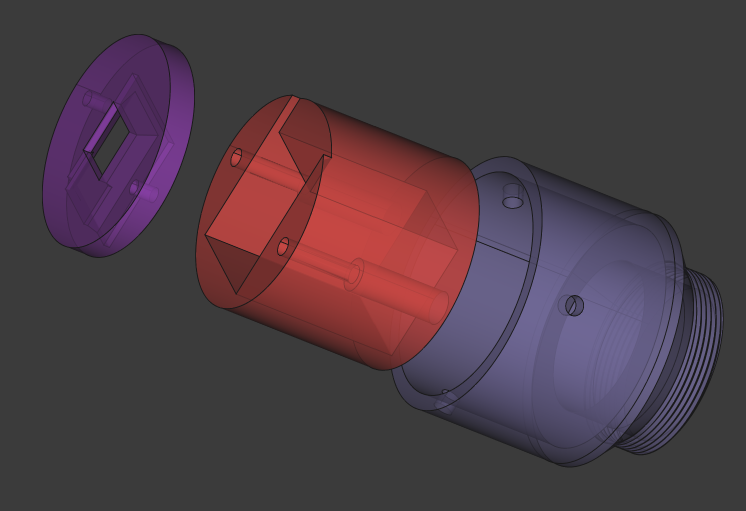
#> input picture assets/exo2-base-assembly.png, 1492 x 1022 px (shown at 1/2 size)
$ python -i polaris_finder.py   (imports and definitions only)
#> lines starting #> are read from the running program, lines starting #| are printed output that depends on the picture; after the words box and inside, x2 and y2 are one past the last pixel; in counts of white or black regions, pixels touching at a corner belong together
### polaris_time.py
from datetime import datetime, timezone
import math

RA_POLARIS = 3.072      #  RA Polaris JNOW
DEC_POLARIS = 89.3770   # DEC Polaris JNOW

def julian_date(dt):
    """Convertit une datetime UTC en date julienne"""
    year = dt.year
    month = dt.month
    day = dt.day + (dt.hour + dt.minute/60 + dt.second/3600) / 24

    if month <= 2:
        year -= 1
        month += 12

    A = math.floor(year / 100)
    B = 2 - A + math.floor(A / 4)

    JD = math.floor(365.25 * (year + 4716)) \
       + math.floor(30.6001 * (month + 1)) \
       + day + B - 1524.5

    return JD


def gst_from_jd(JD):
    """Greenwich Sidereal Time en heures"""
    T = (JD - 2451545.0) / 36525.0

    GST = 280.46061837 \
        + 360.98564736629 * (JD - 2451545.0) \
        + 0.000387933 * T**2 \
        - (T**3) / 38710000.0

    GST = GST % 360.0
    return GST / 15.0  # en heures


def lst_from_gst(gst_hours, longitude_deg):
    """Temps sidéral local en heures"""
    return (gst_hours + longitude_deg / 15.0) % 24.0


def lst(dt_utc, longitude_deg):
    JD = julian_date(dt_utc)
    gst = gst_from_jd(JD)
    return lst_from_gst(gst, longitude_deg)


# [4 lines left out: function polaris_hour_angle, not called in this run]


def dec_to_time(dec_hour):
    h = int(dec_hour)
    m = int((dec_hour - h) * 60)
    s = int((((dec_hour - h) * 60) - m) * 60)
    return h, m, s


# =========================
# usage example
# =========================
# [16 lines that do not run on import are left out]

### polaris_finder.py
from http.server import BaseHTTPRequestHandler, ThreadingHTTPServer
import cv2
import math
import time
import threading
from picamera2 import Picamera2 # type: ignore
from datetime import datetime, timezone
from urllib.parse import urlparse, parse_qs
from polaris_time import polaris_hour_angle, DEC_POLARIS, lst, dec_to_time
from constellations import CONSTELLATIONS
import json
import os
import logging
import numpy as np

# [4 lines not run here, left out]

log = logging.getLogger("polaris")

settings_lock = threading.Lock()
SETTINGS_FILE = "settings.json"

# Modes: 'SRGGB10_CSI2P' : 1536x864  [120.13 fps - (768, 432)/3072x1728 crop]
#                          2304x1296 [ 56.03 fps - (0, 0)/4608x2592 crop]
#                          4608x2592 [ 14.35 fps - (0, 0)/4608x2592 crop]
WIDTH = 2304
HEIGHT = 1296
FPS = 50
CAM_FOCAL = 4.74
SENSOR_WIDTH = 6.45
SENSOR_HEIGHT = 3.63
PIXEL_SIZE = (SENSOR_WIDTH / WIDTH + SENSOR_HEIGHT / HEIGHT) / 2 * 1000
OVERLAY_COLOR = (0, 255, 0)
OVERLAY_COLOR_NIGHT = (0, 0, 255)
OVERLAY_THICKNESS = 1
NUM_TICKS = 72
TICK_LEN = 6
POLARIS_OFFSET_PX = (3600 * (90 - DEC_POLARIS)) / (206 * PIXEL_SIZE / CAM_FOCAL)
# supported Zooms range
ZOOM_LEVELS = [1.0, 1.5, 2.0, 2.5, 3.0, 3.5, 4.0, 4.5, 5.0]
JPEG_QUALITY = 90
# Lens distortion correction for constellation overlay only
# Positive values push points outward toward the image edges
DISTORTION_K1 = 0.10
DISTORTION_K2 = 0.0

# Shared Cache partagé between main image capture thread and HTTP server
cache_lock = threading.Lock()
jpeg_cache = None        # {current jpeg_bytes}
last_generated_utc = ""  # for debug information

# SSE / image synchro
frame_condition = threading.Condition()
frame_version = 0

# Other params to sync
param_lock = threading.Lock()
night_mode_enabled = False
autofocus_enabled = True
lens_position = 0.0
longitude_deg = 0.0
auto_exposure_enabled = True
exposure_time_us = 500000
analogue_gain = 8.0
zoom_level = 1
last_controls = None
live_stacking_enabled = False
live_stacking_alpha = 0.8
auto_stretch_enabled = False
blackpoint_removal_enabled = True
stretch_gamma = 2.2
stretch_sigma_k = 1.8
constellation_enabled = True
distortion_k1 = DISTORTION_K1
distortion_k2 = DISTORTION_K2
histogram_enabled = True
histogram_log_scale_enabled = True

# live stacking
stack_lock = threading.Lock()
stack_acc = None

# TOOLS Functions
def distort_overlay_point(x, y, cx, cy, width, height, k1, k2):
    """
    Apply a simple radial distortion to overlay points so they follow
    the real optical distortion of the camera lens.
    """
    fx = width / 2.0
    fy = height / 2.0

    dx = (x - cx) / fx
    dy = (y - cy) / fy

    r2 = dx * dx + dy * dy
    scale = 1.0 + k1 * r2 + k2 * r2 * r2

    xd = dx * scale
    yd = dy * scale

    return int(round(cx + xd * fx)), int(round(cy + yd * fy))

def star_to_xy(cx, cy, ra_h, dec_deg, lst_h, zoom_level:float):
    """
    tranform star (RA,DEC) position in (x,y) position
    """
    hour_angle_h = (lst_h - ra_h) % 24.0
    angle = 2.0 * math.pi * (hour_angle_h / 24.0)

    distance_deg = 90.0 - dec_deg
    radius_px = round((3600 * distance_deg) / (206 * PIXEL_SIZE / CAM_FOCAL) * zoom_level, 0)

    x = int(cx - radius_px * math.sin(angle))
    y = int(cy - radius_px * math.cos(angle))
    return x, y

def draw_constellation(frame, constellation:str, cx, cy, lst_h, color=(180, 180, 180), thickness:int=1, zoom_level:float=1.0, k1:float=DISTORTION_K1, k2:float=DISTORTION_K2):
    h, w = frame.shape[:2]

    points = {}
    for name, star in CONSTELLATIONS[constellation]['stars'].items():
        x, y = star_to_xy(
            cx, cy,
            star["ra"], star["dec"],
            lst_h,
            zoom_level
        )

        # Apply lens-like radial distortion to overlay
        x, y = distort_overlay_point(x, y, cx, cy, w, h, k1, k2)

        points[name] = (x, y)

    def in_frame(pt):
        x, y = pt
        return -80 <= x < w + 80 and -80 <= y < h + 80

    for a, b in CONSTELLATIONS[constellation]['lines']:
        p1 = points[a]
        p2 = points[b]
        if in_frame(p1) or in_frame(p2):
            cv2.line(frame, p1, p2, color, thickness, cv2.LINE_AA)

 #   for name, pt in points.items():
 #       if in_frame(pt):
 #           cv2.circle(frame, pt, 2, color, -1, cv2.LINE_AA)

def draw_dashed_line(frame, pt1, pt2, color, thickness=1, dash_length=16, gap_length=10):
    """
    Draw a dashed line from pt1 to pt2.
    """
    x1, y1 = pt1
    x2, y2 = pt2

    dx = x2 - x1
    dy = y2 - y1
    line_length = math.hypot(dx, dy)
    if line_length == 0:
        return

    step = dash_length + gap_length
    vx = dx / line_length
    vy = dy / line_length

    distance = 0.0
    while distance < line_length:
        seg_start = distance
        seg_end = min(distance + dash_length, line_length)

        sx = int(round(x1 + vx * seg_start))
        sy = int(round(y1 + vy * seg_start))
        ex = int(round(x1 + vx * seg_end))
        ey = int(round(y1 + vy * seg_end))

        cv2.line(frame, (sx, sy), (ex, ey), color, thickness, cv2.LINE_AA)
        distance += step

# [89 lines left out: functions reset_live_stack, save_settings, load_settings, not called in this run]

def apply_camera_controls():
    global last_controls

    with param_lock:
        current = {
            "af": autofocus_enabled,
            "lp": lens_position,
            "ae": auto_exposure_enabled,
            "exp_us": exposure_time_us,
            "gain": analogue_gain,
        }

    if current != last_controls:
        controls = {}

        if current["af"]:
            controls["AfMode"] = 2
        else:
            controls["AfMode"] = 0
            controls["LensPosition"] = current["lp"]

        if current["ae"]:
            controls["AeEnable"] = True
            controls["FrameDurationLimits"] = (int(1/FPS*1_000_000), int(1/FPS*1_000_000))
        else:
            controls["AeEnable"] = False
            controls["ExposureTime"] = current["exp_us"]
            controls["AnalogueGain"] = current["gain"]
            controls["FrameDurationLimits"] = (current["exp_us"], current["exp_us"])

        try:
            log.info(f"[CAM] apply controls -> {controls}")
            picam2.set_controls(controls)
            last_controls = current
        except Exception as e:
            log.error(f"[CAM] set_controls failed: {e}")

# [4 lines left out: function normalize_zoom, not called in this run]

def draw_polar_clock(frame, cx, cy, radius,
                     color=(0, 255, 0),
                     thickness=1,
                     num_ticks=60,
                     zoom=1.0,
                     rotation_deg=0,
                     polaris_hour=0):
    # Draw clock circle
    cv2.circle(frame, (cx, cy), radius, color, thickness)

    base_thickness = thickness
    if zoom>=2:
        for i in range(num_ticks):
            angle_deg = (360.0 * i / num_ticks) + rotation_deg
            angle_rad = math.radians(angle_deg - 90)

            ticks_per_quarter = num_ticks // 4
            ticks_per_30deg = num_ticks // 12

            is_very_major = (i % ticks_per_quarter == 0)
            is_major = (i % ticks_per_30deg == 0)

            if is_very_major:
                tick_len = TICK_LEN * 3
                tick_thickness = base_thickness + 2
            elif is_major:
                tick_len = TICK_LEN * 2
                tick_thickness = base_thickness + 1
            else:
                tick_len = TICK_LEN
                tick_thickness = base_thickness

            x1 = int(cx + (radius - tick_len) * math.cos(angle_rad))
            y1 = int(cy + (radius - tick_len) * math.sin(angle_rad))
            x2 = int(cx + radius * math.cos(angle_rad))
            y2 = int(cy + radius * math.sin(angle_rad))

            cv2.line(frame, (x1, y1), (x2, y2), color, tick_thickness)

    # Draw Polaris circle
    angle = 2 * math.pi * (polaris_hour / 24.0)
    x_polaris = int(cx - radius * math.sin(angle))
    y_polaris = int(cy - radius * math.cos(angle))
    cv2.circle(frame, (x_polaris, y_polaris), int(zoom*3+5), color, 2)

    # Draw clock hours
    labels = {
        "0": 0,
        "18": 90,
        "12": 180,
        "6": 270,
    }

    label_radius = radius + 28

    for text, base_angle in labels.items():
        angle_rad = math.radians(base_angle + rotation_deg - 90)
        tx = int(cx + label_radius * math.cos(angle_rad))
        ty = int(cy + label_radius * math.sin(angle_rad))

        # épaisseur fixe pour les labels
        (tw, th), _ = cv2.getTextSize(
            text, cv2.FONT_HERSHEY_SIMPLEX, 0.8, 1
        )
        org = (tx - tw // 2, ty + th // 2)

        cv2.putText(
            frame,
            text,
            org,
            cv2.FONT_HERSHEY_SIMPLEX,
            0.8,
            color,
            thickness,
            cv2.LINE_AA
        )


def render_frame_for_zoom(source_frame, zoom=1.0, night_mode=False, polaris_hour=0, constellation_on=True, histogram_on=True, histogram_log_scale_on=True, k1=DISTORTION_K1, k2=DISTORTION_K2):
    """
    Rend une image finale pour un zoom donné à partir d'une image source déjà capturée.
    """
    frame = source_frame.copy()
    overlay_color = OVERLAY_COLOR_NIGHT if night_mode else OVERLAY_COLOR

    h, w = frame.shape[:2]
    cx, cy = w // 2, h // 2

    # ZOOM: crop centré puis resize à la taille d'origine
    if zoom > 1.0:
        crop_w = int(w / zoom)
        crop_h = int(h / zoom)

        x1 = max(0, cx - crop_w // 2)
        y1 = max(0, cy - crop_h // 2)
        x2 = min(w, x1 + crop_w)
        y2 = min(h, y1 + crop_h)

        cropped = frame[y1:y2, x1:x2]
        frame = cv2.resize(cropped, (w, h), interpolation=cv2.INTER_LINEAR)

        cx, cy = w // 2, h // 2

    if histogram_on:
        # draw histogram lower left corner
        hist_img = generate_histogram_image(frame, width=512, height=240, log_scale=histogram_log_scale_on)

        hist_h, hist_w = hist_img.shape[:2]
        frame_h, frame_w = frame.shape[:2]

        margin = 20
        x0 = margin
        y0 = frame_h - hist_h - margin

        if x0 >= 0 and y0 >= 0 and x0 + hist_w <= frame_w and y0 + hist_h <= frame_h:
            roi = frame[y0:y0 + hist_h, x0:x0 + hist_w].copy()
            bg = np.full_like(roi, 20)

            blended = cv2.addWeighted(roi, 0.35, bg, 0.65, 0)
            frame[y0:y0 + hist_h, x0:x0 + hist_w] = blended

            mask = hist_img > 0
            frame[y0:y0 + hist_h, x0:x0 + hist_w][mask] = hist_img[mask]

    # Draw horizontal & vertical lines
    cv2.line(frame, (0, cy), (w, cy), overlay_color, OVERLAY_THICKNESS)
    cv2.line(frame, (cx, 0), (cx, h), overlay_color, OVERLAY_THICKNESS)

    # Draw diagonal dashed lines at +45° and -45°
    line_extent = max(w, h)
    draw_dashed_line(
        frame,
        (cx - line_extent, cy - line_extent),
        (cx + line_extent, cy + line_extent),
        overlay_color,
        thickness=OVERLAY_THICKNESS,
    )
    draw_dashed_line(
        frame,
        (cx - line_extent, cy + line_extent),
        (cx + line_extent, cy - line_extent),
        overlay_color,
        thickness=OVERLAY_THICKNESS,
    )

    # Draw polar circle
    polaris_radius = int(round(POLARIS_OFFSET_PX * zoom, 0))
    draw_polar_clock(
        frame,
        cx,
        cy,
        polaris_radius,
        color=overlay_color,
        thickness=OVERLAY_THICKNESS,
        num_ticks=NUM_TICKS,
        zoom=zoom_level,
        rotation_deg=0,
        polaris_hour=polaris_hour
    )

    utc_now = datetime.now(timezone.utc)
    if constellation_on:
        lst_h = lst(utc_now, longitude_deg)
        for constellation in CONSTELLATIONS.keys():
            draw_constellation(
                frame,
                constellation,
                cx,
                cy,
                lst_h,
                color=overlay_color,
                thickness=OVERLAY_THICKNESS,
                zoom_level=zoom,
                k1=k1,
                k2=k2)

    # Write UTC date/time and Polaris time
    utc_text = f' W: {(w/zoom):.0f} X H: {(h/zoom):.0f} - {utc_now.strftime("%Y-%m-%d %H:%M:%S UTC")}'
    h, m, s = dec_to_time(polaris_hour)
    utc_text += f" - Polaris: {h:02d}:{m:02d}:{s:02d}"

    (font_w, font_h), _ = cv2.getTextSize(
        utc_text, cv2.FONT_HERSHEY_SIMPLEX, 1, 2
    )

    margin = 20
    x = w - font_w - margin
    y = margin + font_h

    cv2.putText(
        frame,
        utc_text,
        (x, y),
        cv2.FONT_HERSHEY_SIMPLEX,
        1.0,
        overlay_color,
        OVERLAY_THICKNESS,
        cv2.LINE_AA
    )

    ok, jpg = cv2.imencode(
        ".jpg",
        frame,
        [int(cv2.IMWRITE_JPEG_QUALITY), JPEG_QUALITY]
    )
    if not ok:
        return None

    return jpg.tobytes()

# [51 lines left out: functions publish_new_frame, stretch_blackpoint, live_stack, not called in this run]

def generate_histogram_image(frame, width=256, height=150, log_scale=True):
    gray = cv2.cvtColor(frame, cv2.COLOR_BGR2GRAY)

    # histogram calculation
    hist = cv2.calcHist([gray], [0], None, [256], [0, 256]).flatten()

    # logarithmic display scaling
    if log_scale:
        hist = np.log1p(hist)

    # display normalisation
    hist = hist / max(hist.max(), 1)

    # black image
    hist_img = np.zeros((height, width, 3), dtype=np.uint8)

    # projection des bins sur toute la largeur
    for i in range(256):
        x1 = int(i * width / 256.0)
        x2 = int((i + 1) * width / 256.0)

        h = int(hist[i] * height)

        if x2 <= x1:
            x2 = x1 + 1

        cv2.rectangle(
            hist_img,
            (x1, height),
            (x2 - 1, height - h),
            (255, 255, 255),
            -1
        )

    # BlackPoint (mean)
    bp = int(np.clip(np.mean(gray), 0, 255))
    x_bp = int(bp * width / 256.0)

    cv2.line(hist_img, (x_bp, 0), (x_bp, height), (0, 0, 255), 1)

    # texte
    cv2.putText(
        hist_img,
        f"{bp}",
        (x_bp + 5, 18),
        cv2.FONT_HERSHEY_SIMPLEX,
        0.7,
        (0, 0, 255),
        1,
        cv2.LINE_AA
    )

    return hist_img

# [84 lines left out: function producer_loop, not called in this run]

class Handler(BaseHTTPRequestHandler):
    # [408 lines left out: functions send_file, handle_sse, do_POST, do_GET, log_message, not called in this run]

# MAIN
regen_event = threading.Event()

# [1 line that did not run here, left out]
# [5 lines that did not run here, left out]
# [5 lines not run here, left out]
apply_camera_controls()

producer_thread = threading.Thread(target=producer_loop, daemon=True)
# [1 line not run here, left out]

# [1 line that did not run here, left out]
# [2 lines not run here, left out]

>>> import cv2
>>> picture = cv2.imread('assets/exo2-base-assembly.png')
#> picture is the input picture: shape (1022, 1492, 3); mean B, G, R 69.1, 60.8, 77.1
>>> result = render_frame_for_zoom(picture)
#> in generate_histogram_image, `gray = cv2.cvtColor(frame, cv2.COLOR_BGR2GRAY)`:
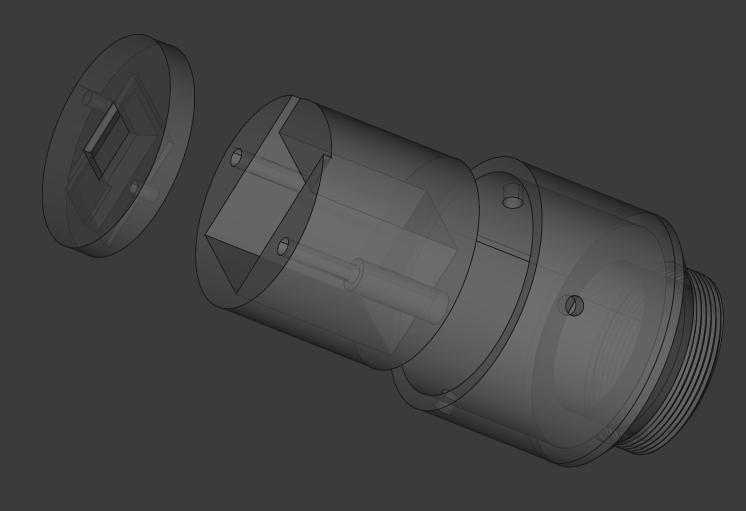
#> gray: shape (1022, 1492) (shown at 1/2 size); min 21, max 111, mean 66.6
#> in generate_histogram_image, `hist = cv2.calcHist([gray], [0], None, [256], [0, 256]).flatten()`: hist = 256 values, max 961232 at index 59, min 0 at index 0, mean 5956.3
#> in generate_histogram_image, `hist = np.log1p(hist)`: hist = 256 values, max 13.78 at index 59, min 0 at index 0, mean 2.94
#> in generate_histogram_image, `hist = hist / max(hist.max(), 1)`: hist = 256 values, max 1 at index 59, min 0 at index 0, mean 0.213
#> the loop in generate_histogram_image, `for i in range(256):` made 256 passes
#> h on passes 1 to 3: 0, 0, 0
#> after the loop in generate_histogram_image, `for i in range(256):`:
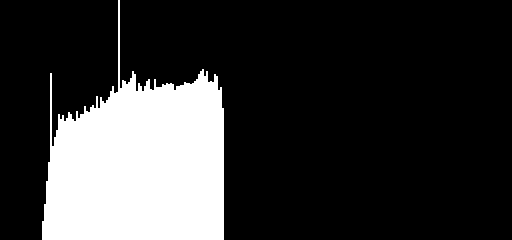
#> hist_img: shape (240, 512, 3); 21.3% white; 1 white region, box (x1, y1, x2, y2) and area: (42, 0, 224, 240) 26116
#> in generate_histogram_image, `bp = int(np.clip(np.mean(gray), 0, 255))`: bp = 66
#> in generate_histogram_image, `x_bp = int(bp * width / 256.0)`: x_bp = 132
#> in generate_histogram_image, `cv2.putText( hist_img, f"{bp}", (x_bp + 5, 18), cv2.FONT_HERSHEY_SIMPL..`:
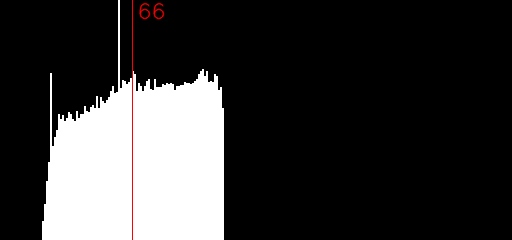
#> hist_img: shape (240, 512, 3); mean of channels 0, 1, 2 53.8, 53.8, 54.6; drawn as B, G, R
#> in render_frame_for_zoom, `roi = frame[y0:y0 + hist_h, x0:x0 + hist_w].copy()`: roi: shape (240, 512, 3); every value is 59
#> in render_frame_for_zoom, `blended = cv2.addWeighted(roi, 0.35, bg, 0.65, 0)`: blended: shape (240, 512, 3); every value is 34
#> in render_frame_for_zoom, `frame[y0:y0 + hist_h, x0:x0 + hist_w] = blended`: frame: shape (1022, 1492, 3); 8.06% of pixels changed, all inside (x1, y1, x2, y2) = (20, 762, 532, 1002)
#> after the loop in draw_dashed_line, `while distance < line_length:`:
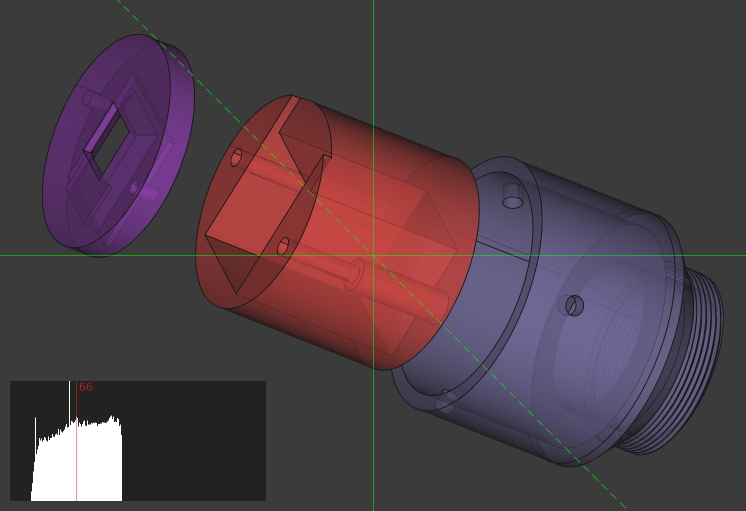
#> frame: shape (1022, 1492, 3) (shown at 1/2 size); mean B, G, R 70.6, 63, 78.7
#> after the loop in draw_dashed_line, `while distance < line_length:`: distance = 4238
#> call 2 of draw_dashed_line, with pt1 = (-746, 2003), pt2 = (2238, -981), color = (0, 255, 0), thickness = 1, dash_length = 16, gap_length = 10
#> after the loop in draw_dashed_line (call 2), `while distance < line_length:`:
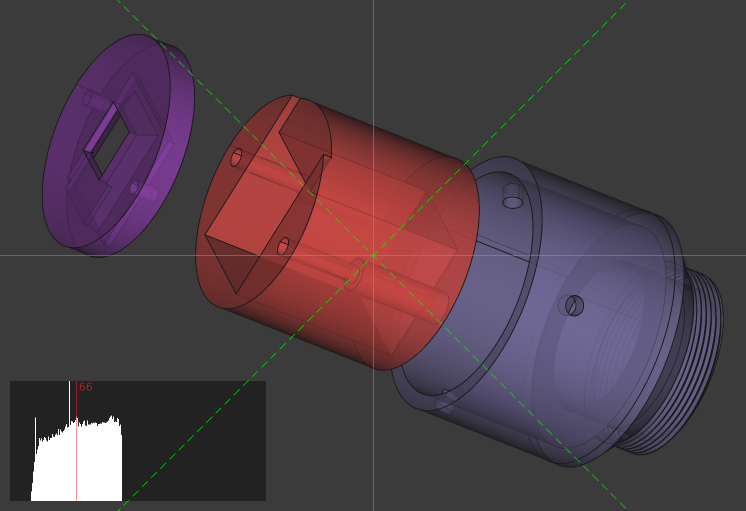
#> frame: shape (1022, 1492, 3) (shown at 1/2 size); 0.14% of pixels changed, all inside (x1, y1, x2, y2) = (235, 6, 1253, 1022)
#> in draw_polar_clock, `cv2.circle(frame, (cx, cy), radius, color, thickness)`: frame: shape (1022, 1492, 3); 0.01% of pixels changed, all inside (x1, y1, x2, y2) = (729, 494, 764, 529)
#> in draw_polar_clock, `cv2.circle(frame, (x_polaris, y_polaris), int(zoom*3+5), color, 2)`: frame: shape (1022, 1492, 3); mean B, G, R 70.6, 63.2, 78.6
#> the loop in draw_polar_clock, `for text, base_angle in labels.items():` made 4 passes
#> (tw, org) on passes 1 to 4: (17, (738, 474)), (33, (776, 520)), (33, (730, 566)), (17, (692, 520))
#> after the loop in draw_polar_clock, `for text, base_angle in labels.items():`: frame: shape (1022, 1492, 3); mean B, G, R 70.6, 63.2, 78.6
#> after the loop in render_frame_for_zoom, `for constellation in CONSTELLATIONS.keys():`:
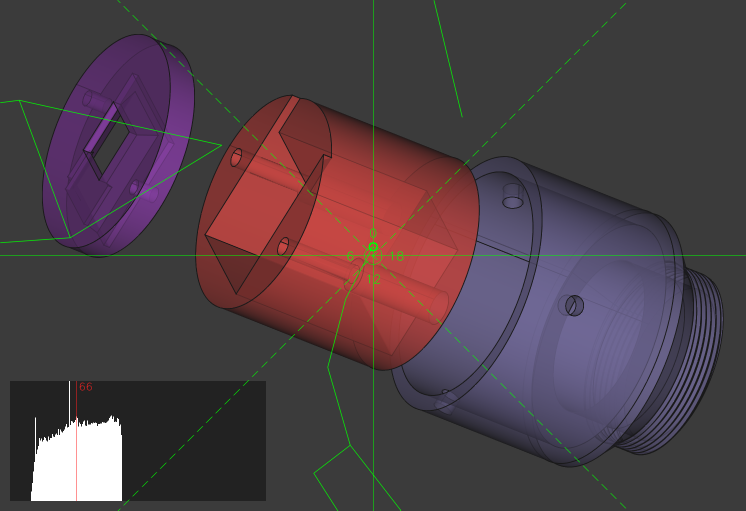
#> frame: shape (1022, 1492, 3) (shown at 1/2 size); mean B, G, R 70.5, 63.6, 78.4
#> in render_frame_for_zoom, `(font_w, font_h), _ = cv2.getTextSize( utc_text, cv2.FONT_HERSHEY_SIMP..`: font_w = 1158; font_h = 22
#> in render_frame_for_zoom, `x = w - font_w - margin`: x = 314
#> in render_frame_for_zoom, `y = margin + font_h`: y = 42
#> in render_frame_for_zoom, `cv2.putText( frame, utc_text, (x, y), cv2.FONT_HERSHEY_SIMPLEX, 1.0, o..`:
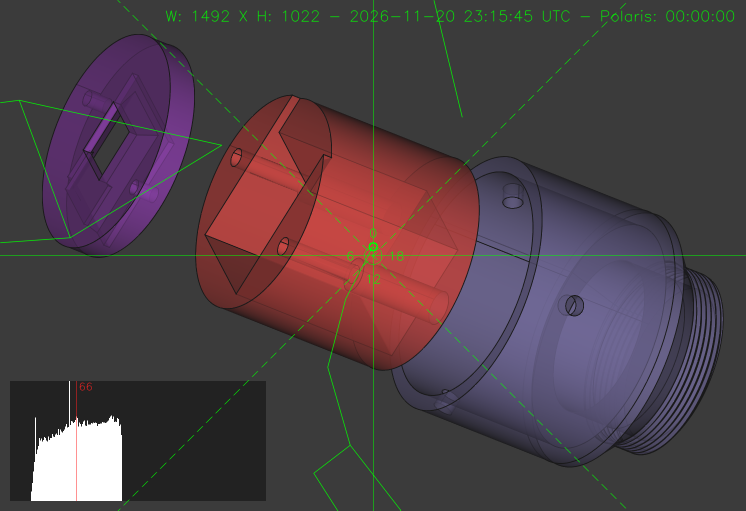
#> frame: shape (1022, 1492, 3) (shown at 1/2 size); 0.39% of pixels changed, all inside (x1, y1, x2, y2) = (331, 20, 1469, 44)
